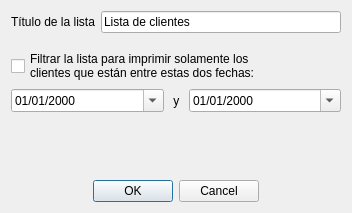
<?xml version="1.0" encoding="UTF-8"?>
<ui version="4.0">
 <class>DialogPrintReservations</class>
 <widget class="QDialog" name="DialogPrintReservations">
  <property name="geometry">
   <rect>
    <x>0</x>
    <y>0</y>
    <width>352</width>
    <height>213</height>
   </rect>
  </property>
  <property name="windowTitle">
   <string>Imprimir lista de clientes</string>
  </property>
  <layout class="QVBoxLayout" name="verticalLayout" stretch="0,0,0,0,0,0,0">
   <item>
    <layout class="QHBoxLayout" name="horizontalLayout">
     <item>
      <widget class="QLabel" name="label_2">
       <property name="text">
        <string>Título de la lista</string>
       </property>
      </widget>
     </item>
     <item>
      <widget class="QLineEdit" name="editTitle">
       <property name="text">
        <string>Lista de clientes</string>
       </property>
      </widget>
     </item>
    </layout>
   </item>
   <item>
    <spacer name="verticalSpacer_2">
     <property name="orientation">
      <enum>Qt::Vertical</enum>
     </property>
     <property name="sizeType">
      <enum>QSizePolicy::Fixed</enum>
     </property>
     <property name="sizeHint" stdset="0">
      <size>
       <width>20</width>
       <height>10</height>
      </size>
     </property>
    </spacer>
   </item>
   <item>
    <widget class="QCheckBox" name="checkBoxFilter">
     <property name="text">
      <string>Filtrar la lista para imprimir solamente los
clientes que están entre estas dos fechas:</string>
     </property>
    </widget>
   </item>
   <item>
    <layout class="QHBoxLayout" name="layoutDate" stretch="1,0,1">
     <item>
      <widget class="QDateEdit" name="dateIni">
       <property name="displayFormat">
        <string>dd/MM/yyyy</string>
       </property>
       <property name="calendarPopup">
        <bool>true</bool>
       </property>
      </widget>
     </item>
     <item>
      <widget class="QLabel" name="label">
       <property name="text">
        <string> y </string>
       </property>
      </widget>
     </item>
     <item>
      <widget class="QDateEdit" name="dateEnd">
       <property name="displayFormat">
        <string>dd/MM/yyyy</string>
       </property>
       <property name="calendarPopup">
        <bool>true</bool>
       </property>
      </widget>
     </item>
    </layout>
   </item>
   <item>
    <widget class="QLabel" name="labelInfo">
     <property name="text">
      <string/>
     </property>
    </widget>
   </item>
   <item>
    <spacer name="verticalSpacer">
     <property name="orientation">
      <enum>Qt::Vertical</enum>
     </property>
     <property name="sizeHint" stdset="0">
      <size>
       <width>20</width>
       <height>40</height>
      </size>
     </property>
    </spacer>
   </item>
   <item>
    <widget class="QDialogButtonBox" name="buttonBox">
     <property name="orientation">
      <enum>Qt::Horizontal</enum>
     </property>
     <property name="standardButtons">
      <set>QDialogButtonBox::Cancel|QDialogButtonBox::Ok</set>
     </property>
     <property name="centerButtons">
      <bool>true</bool>
     </property>
    </widget>
   </item>
  </layout>
 </widget>
 <resources/>
 <connections>
  <connection>
   <sender>buttonBox</sender>
   <signal>accepted()</signal>
   <receiver>DialogPrintReservations</receiver>
   <slot>accept()</slot>
   <hints>
    <hint type="sourcelabel">
     <x>227</x>
     <y>127</y>
    </hint>
    <hint type="destinationlabel">
     <x>157</x>
     <y>148</y>
    </hint>
   </hints>
  </connection>
  <connection>
   <sender>buttonBox</sender>
   <signal>rejected()</signal>
   <receiver>DialogPrintReservations</receiver>
   <slot>reject()</slot>
   <hints>
    <hint type="sourcelabel">
     <x>295</x>
     <y>133</y>
    </hint>
    <hint type="destinationlabel">
     <x>286</x>
     <y>148</y>
    </hint>
   </hints>
  </connection>
  <connection>
   <sender>dateIni</sender>
   <signal>dateChanged(QDate)</signal>
   <receiver>DialogPrintReservations</receiver>
   <slot>updateFilteredList()</slot>
   <hints>
    <hint type="sourcelabel">
     <x>87</x>
     <y>66</y>
    </hint>
    <hint type="destinationlabel">
     <x>96</x>
     <y>81</y>
    </hint>
   </hints>
  </connection>
  <connection>
   <sender>dateEnd</sender>
   <signal>dateChanged(QDate)</signal>
   <receiver>DialogPrintReservations</receiver>
   <slot>updateFilteredList()</slot>
   <hints>
    <hint type="sourcelabel">
     <x>342</x>
     <y>65</y>
    </hint>
    <hint type="destinationlabel">
     <x>377</x>
     <y>81</y>
    </hint>
   </hints>
  </connection>
  <connection>
   <sender>checkBoxFilter</sender>
   <signal>clicked()</signal>
   <receiver>DialogPrintReservations</receiver>
   <slot>updateInfo()</slot>
   <hints>
    <hint type="sourcelabel">
     <x>140</x>
     <y>22</y>
    </hint>
    <hint type="destinationlabel">
     <x>401</x>
     <y>43</y>
    </hint>
   </hints>
  </connection>
 </connections>
 <slots>
  <slot>updateFilteredList()</slot>
  <slot>updateInfo()</slot>
 </slots>
</ui>
